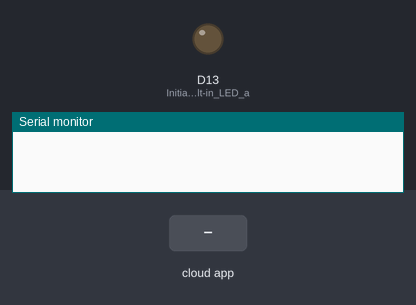
Bench run of a sketch on a simulated Arduino Nano 33 IoT. On the bench: output pins drawn as LEDs (lit = HIGH), the last lines printed to the serial monitor. Inputs (shaded band) come from the test bench. WiFi joins after 1.5 s; servers stay silent unless stated.

Above: at 4.2 s.
4.3 s: the phone or cloud app sets ledState to 1
At 5.1 s:
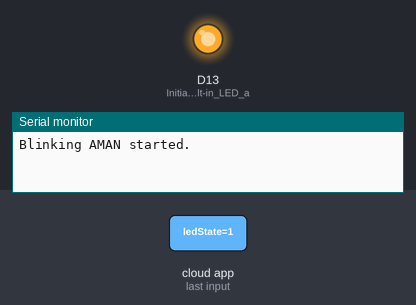
Timing chart, 0 to 13.3 s (numbered marks = the images above; inputs shaded):
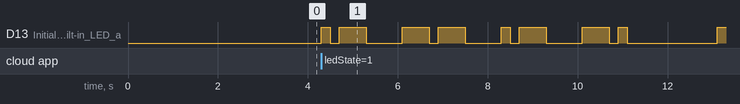

Measured:
- after the input at 4.3 s, D13 (Initialize_built-in_LED_a): LOW → HIGH at once, → LOW 0.20 s later, → HIGH 0.20 s later, → LOW 0.60 s later, … (17 changes in this stretch)

The sketch:

BlinkName_Aman_jul26a.ino
```cpp
#include "arduino_secrets.h"
#include "thingProperties.h"

#define DOT_DURATION 200            // Duration of dot (in milliseconds)
#define DASH_DURATION 600           // Duration of dash
#define PAUSE_BETWEEN_PARTS 200     // Pause between dots and dashes
#define PAUSE_BETWEEN_LETTERS 600   // Pause between letters
#define PAUSE_BETWEEN_WORDS 1200    // Pause between words

// Short blink (dot)
void dot() {
  digitalWrite(LED_BUILTIN, HIGH);
  delay(DOT_DURATION);
  digitalWrite(LED_BUILTIN, LOW);
  delay(PAUSE_BETWEEN_PARTS);
}

// Long blink (dash)
void dash() {
  digitalWrite(LED_BUILTIN, HIGH);
  delay(DASH_DURATION);
  digitalWrite(LED_BUILTIN, LOW);
  delay(PAUSE_BETWEEN_PARTS);
}

// Morse code for letter A (.-)
void blinkA() {
  dot();
  dash();
  delay(PAUSE_BETWEEN_LETTERS);
}

// Morse code for letter M (--)
void blinkM() {
  dash();
  dash();
  delay(PAUSE_BETWEEN_LETTERS);
}

// Morse code for letter N (-.)
void blinkN() {
  dash();
  dot();
  delay(PAUSE_BETWEEN_LETTERS);
}

void setup() {
  Serial.begin(9600);
  delay(1500);  // Wait for serial monitor to start if open

  pinMode(LED_BUILTIN, OUTPUT);   // Initialize built-in LED as output

  initProperties();               // Initialize IoT Cloud properties (from thingProperties.h)

  ArduinoCloud.begin(ArduinoIoTPreferredConnection);

  setDebugMessageLevel(2);
  ArduinoCloud.printDebugInfo();
}

void loop() {
  ArduinoCloud.update();

  // Blink your name "AMAN" in Morse code ONLY if ledState == true
  if (ledState) {
    blinkA();
    blinkM();
    blinkA();
    blinkN();
    delay(PAUSE_BETWEEN_WORDS);  // Pause before repeating the name
  } else {
    // Turn off LED when ledState is false
    digitalWrite(LED_BUILTIN, LOW);
  }
}

// This function is automatically called when 'ledState' changes from the cloud
void onLedStateChange() {
  if (ledState) {
    Serial.println("Blinking AMAN started.");
  } else {
    Serial.println("Blinking AMAN stopped.");
    digitalWrite(LED_BUILTIN, LOW);  // Ensure LED is off when stopped
  }
}
```
